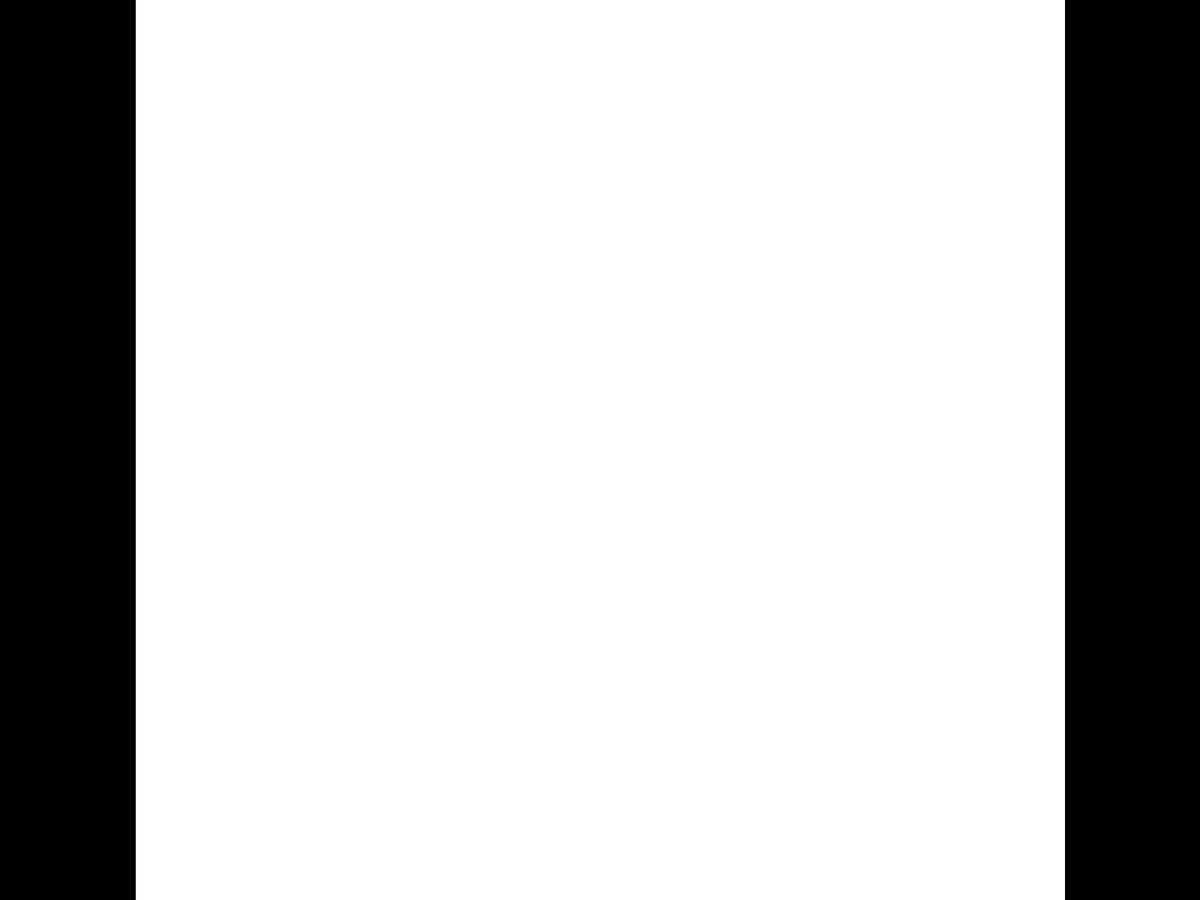
Frame 1 (no input)
Frame 60 (the mouse pressed at the canvas centre just before this capture): identical to frame 1, image omitted
Frame 120 (the mouse held since frame 60 and released just before this capture): identical to frame 1, image omitted

The Processing sketch that drew this single still picture (run headless with seeded random() and noise(); from frame 60 on, the mouse is pressed at the canvas centre):

// Processing sketch: vhs_radial_stimulus_fade
// ── vhs_radial_stimulus_fade.pde
int      total = 2000;
int      start_timer = 200;
float    timer = start_timer;
float    centre_diameter = 200.0;
float    refuge_diameter = 400.0;
float    side_bar_width;
boolean  trial = false;
boolean  standby = true;

//[offset-up] Have you ever seen this syntax before? This is a new feature in Java 1.6 (called "generics") that Processing now supports. It allows us to specify in advance what type of object we intend to put in the ArrayList.
ArrayList<Particle> plist = new ArrayList<Particle>();

void setup() {
  //size(800, 800);
  fullScreen();
  side_bar_width = (width - height)/2 - 20; 
  PVector centre =  new PVector(width/2, height/2);
  
  for (int i = 0; i < total; i++) {
    // An object is added to an ArrayList with add().
    plist.add(new Particle(PVector.random2D().mult(random(width)/1.5).add(centre)));
  }
}

void keyPressed() {
  if (key == 't' || key == 'T') {
    trial = !trial;
  }
  
  if (key == 's' || key == 'S') {
    standby = !standby;
  }
}

void draw() {
  background(255);
  stroke(0);
  fill(0);
  
  if (!standby) {
    
    int grey = 100;
    int n_circles = 15;
    float scale = 2.0;
    if (!trial) {
      for (int i = 0; i < plist.size(); i++) {
        // An object is accessed from the ArrayList with get().  Because we are using generics, we do not need to specify a type when we pull objects out of the ArrayList.
        Particle p = plist.get(i);
        p.run();
      }
      
      for (int i = 0; i < n_circles; ++i) {
        stroke(grey - i*n_circles, grey - i*n_circles, grey - i*n_circles, 50);
        fill(grey - i*n_circles, grey - i*n_circles, grey - i*n_circles, 50);
        ellipse(width/2, height/2, centre_diameter + scale*i*centre_diameter/n_circles, centre_diameter + scale*i*centre_diameter/n_circles);
      }
      
      timer = start_timer;
    }
    else if (trial) {
      //stroke(0, 0, 0, (1-timer/start_timer)*255);
      //fill(0, 0, 0, (1-timer/start_timer)*255);
      ellipse(side_bar_width, height/2, refuge_diameter, refuge_diameter);
      ellipse(width - side_bar_width, height/2, refuge_diameter, refuge_diameter);
      //ellipse(width/2, 0.0, refuge_diameter, refuge_diameter);
      //ellipse(width/2, height, refuge_diameter, refuge_diameter);
      
      for (int i = 0; i < n_circles; ++i) {
        stroke(grey - i*n_circles, grey - i*n_circles, grey - i*n_circles, 50*timer/start_timer);
        fill(grey - i*n_circles, grey - i*n_circles, grey - i*n_circles, 50*timer/start_timer);
        ellipse(width/2, height/2, centre_diameter + scale*timer/start_timer*i*centre_diameter/n_circles, centre_diameter + scale*timer/start_timer*i*centre_diameter/n_circles);
      }
      
      if (timer > 0) --timer;
    }
  }
  
  squareDisplay();
}

class Particle {
  PVector location;
  PVector velocity;
  float   speed;
  float   diameter;

  Particle(PVector l) {
    //[offset-up] For demonstration purposes we assign the Particle an initial velocity and constant acceleration.
    velocity = new PVector(random(-1,1),random(-2,0));
    location = l.get();
    speed    = 3.0;
    diameter = 8.0;
  }

  // Sometimes it’s convenient to have a “run”
  // function that calls all the other functions we need.
  void run() {
    update();
    display();
  }

  void update() {
    PVector centre = new PVector(width/2, height/2);
    velocity.add(PVector .sub(centre, location).normalize().mult(speed));
    location.add(velocity);
    
    if (PVector .sub(centre, location).mag() < centre_diameter/2) {
      location.add(PVector.random2D().mult(height/1.5));
    }
    
    velocity.set(new PVector(0.0, 0.0));
  }

  void display() {
    stroke(0);
    fill(0);
    ellipse(location.x, location.y, diameter, diameter);
  }
}

void squareDisplay() {
  fill(0);
  rect(0, 0, side_bar_width, height);
  rect(width - side_bar_width, 0, side_bar_width, height);
}
